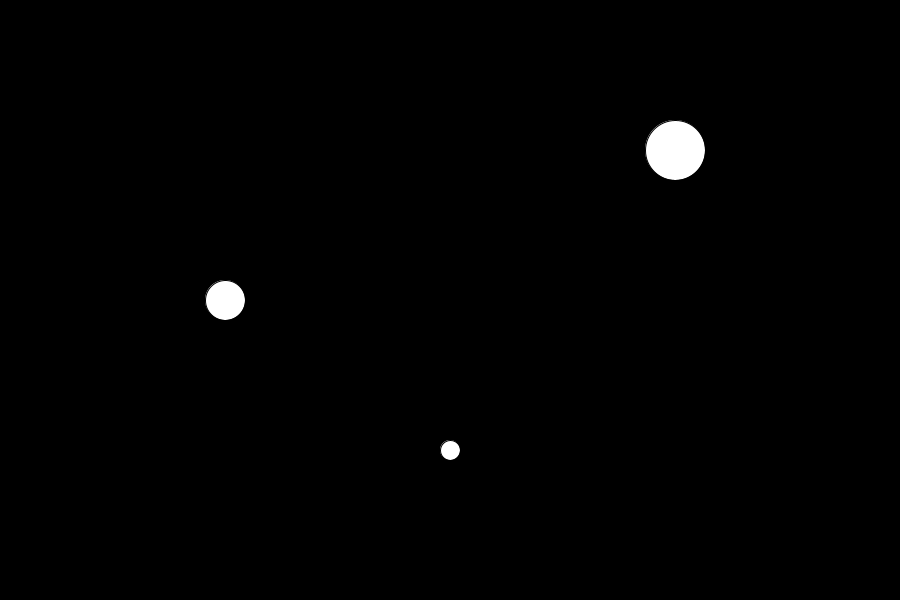
Frame 1 (no input)
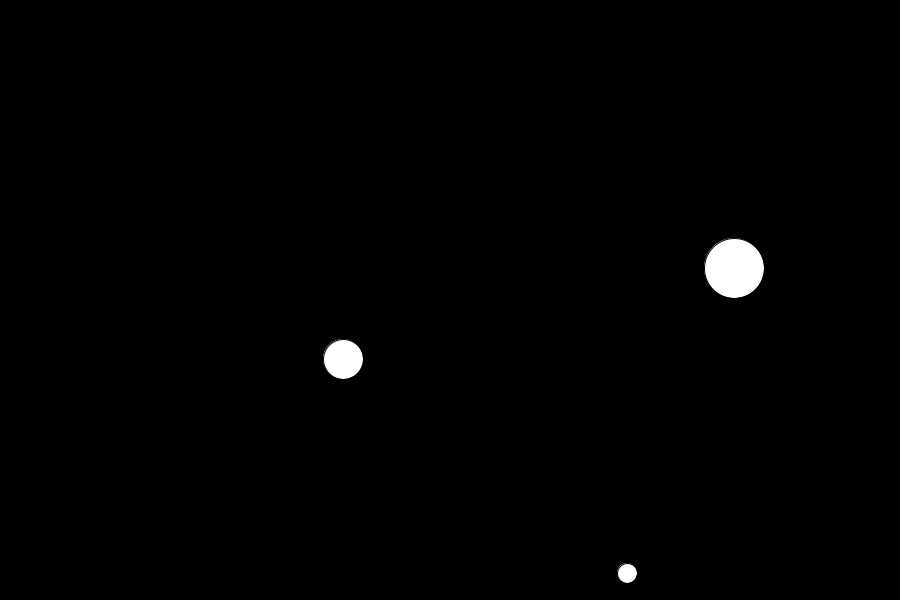
Frame 60 (the mouse pressed at the canvas centre just before this capture)
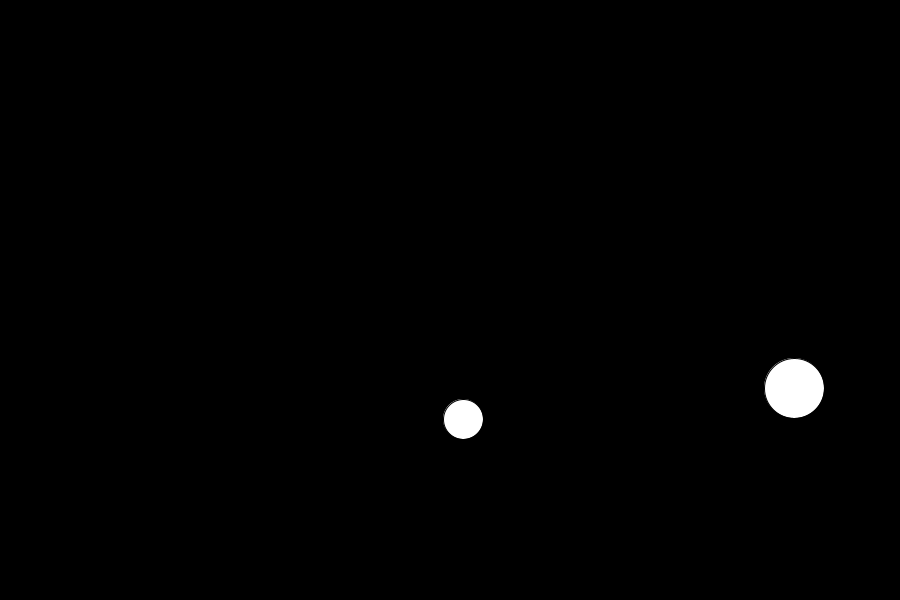
Frame 120 (the mouse held since frame 60 and released just before this capture)

The Processing sketch that drew these frames (run headless with seeded random() and noise(); from frame 60 on, the mouse is pressed at the canvas centre):

// Processing sketch: classBouncingBalls
// ── classBouncingBalls.pde
//classy bouncing balls

Ball[] balls = {};

void setup() {
   balls = (Ball[]) append(balls,new Ball(width/2,width/2,3,3,20));
   balls = (Ball[]) append(balls,new Ball(width/4,width/3,2,1,40));
   balls = (Ball[]) append(balls,new Ball(width*.75,width/6,1,2,60));
   size (900,600);
  
}
void draw(){
  background(0); //erase window
  for (int i=0;i<balls.length;i++) {
    balls[i].moveAndShow();
  }
  
}

class Ball {
   float bx;
   float by;
   float dx;
   float dy;
   int balldiam;
   
   Ball (float x, float y, float vx, float vy, int diam) {
     bx = x;
     by = y;
     dx = vx;
     dy = vy;
     balldiam = diam;
   }
   void moveAndShow() {
      ellipse(bx,by,balldiam,balldiam);
      bx = bx + dx;
      by = by + dy;
      if ((bx>=width) || (bx<=0)) {dx = -dx;}
      if ((by>=height) || (by<=0)) {dy = -dy;}
   }  
}
